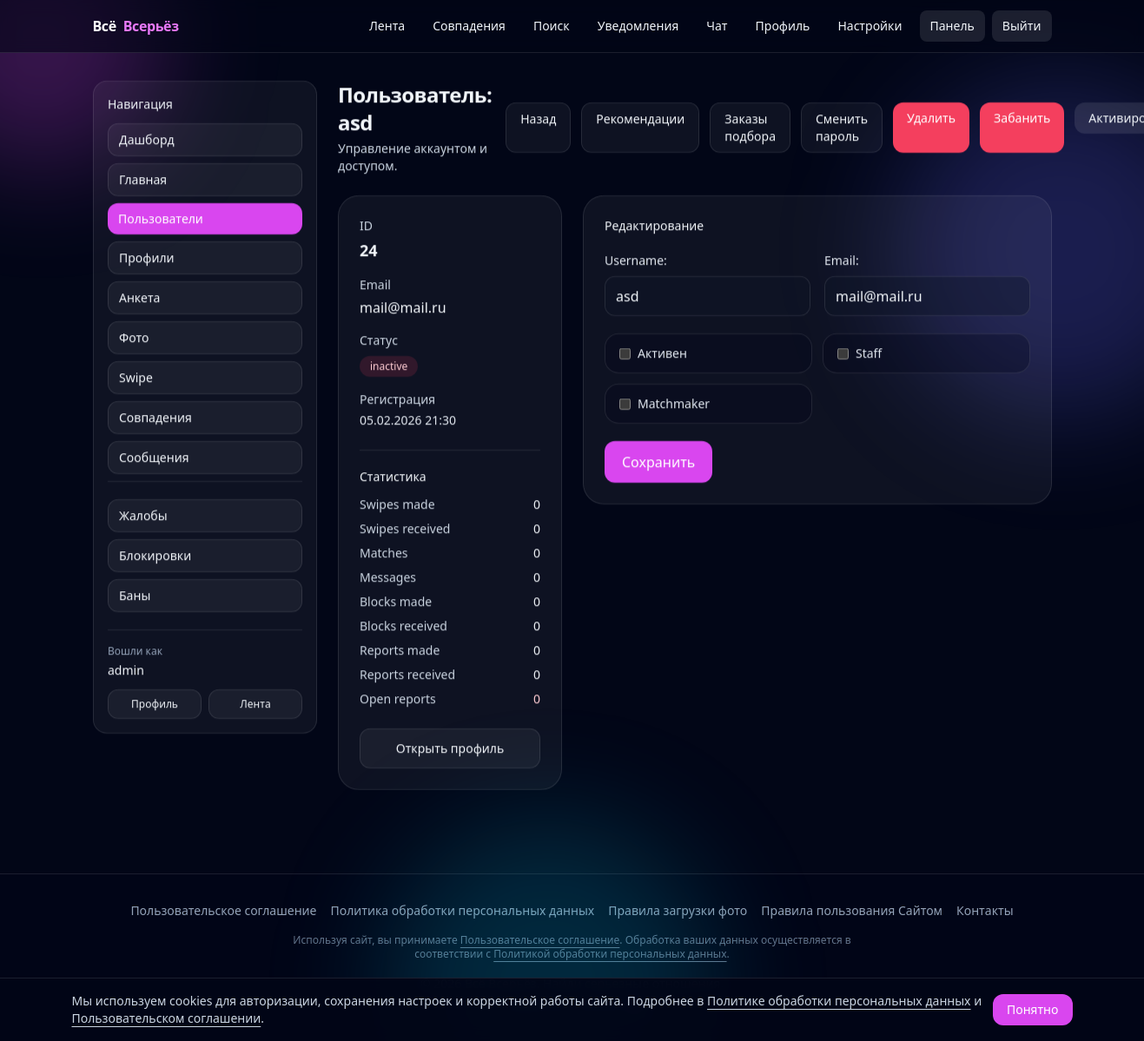
/panel/users/24/ (signed in), run on the app's committed database.
### accounts/models.py (models this page shows, shortened)
class User(AbstractUser):
    email = models.EmailField(unique=True)
    email_verified = models.BooleanField(default=False)
    wallet_balance = models.DecimalField(
        max_digits=10, decimal_places=2, default=Decimal("0"))
    terms_accepted_at = models.DateTimeField(null=True, blank=True)
    privacy_accepted_at = models.DateTimeField(null=True, blank=True)
    special_category_consent = models.BooleanField(default=False)
    special_category_consent_at = models.DateTimeField(null=True, blank=True)
    special_category_consent_revoked_at = models.DateTimeField(
        null=True, blank=True)
    sexual_consent = models.BooleanField(default=False)
    sexual_consent_at = models.DateTimeField(null=True, blank=True)
    sexual_consent_revoked_at = models.DateTimeField(null=True, blank=True)
    religious_consent = models.BooleanField(default=False)
    religious_consent_at = models.DateTimeField(null=True, blank=True)
    religious_consent_revoked_at = models.DateTimeField(null=True, blank=True)

### panel/views.py (the view)
# urls.py: path("users/<int:user_id>/", views.user_detail, name="panel_user_detail"),
@staff_or_matchmaker_required
def user_detail(request, user_id: int):
    u = get_object_or_404(User, id=user_id)
    if request.method == "POST" and _is_matchmaker(request.user):
        raise PermissionDenied
    if request.method == "POST":
        form = UserEditForm(request.POST, instance=u, actor=request.user)
        if form.is_valid():
            form.save()
            messages.success(request, "Пользователь сохранён")
            return redirect("panel_user_detail", user_id=u.id)
    else:
        form = UserEditForm(instance=u, actor=request.user)
    profile = getattr(u, "profile", None)
    swipes_made = Swipe.objects.filter(from_user=u).count()
    swipes_received = Swipe.objects.filter(to_user=u).count()
    matches = Match.objects.filter(Q(user1=u) | Q(user2=u)).count()
    messages_sent = Message.objects.filter(sender=u).count()
    blocks_made = UserBlock.objects.filter(blocker=u).count()
    blocks_received = UserBlock.objects.filter(blocked=u).count()
    reports_made = UserReport.objects.filter(reporter=u).count()
    reports_received = UserReport.objects.filter(reported_user=u).count()
    unresolved_reports_received = UserReport.objects.filter(
        reported_user=u, resolved=False).count()
    active_ban = UserBan.objects.active().filter(
        user=u).order_by("-created_at").first()
    return render(
        request,
        "panel/user_detail.html",
        {
            "target_user": u,
            "form": form,
            "profile": profile,
            "swipes_made": swipes_made,
            "swipes_received": swipes_received,
            "matches": matches,
            "messages_sent": messages_sent,
            "blocks_made": blocks_made,
            "blocks_received": blocks_received,
            "reports_made": reports_made,
            "reports_received": reports_received,
            "unresolved_reports_received": unresolved_reports_received,
            "active_ban": active_ban,
        },
    )

### templates/panel/user_detail.html (shortened to what this page needs)
{% extends 'panel/base.html' %}
{% block panel_heading %}Пользователь: {{ target_user.username }}{% endblock %}
{% block panel_subtitle %}Управление аккаунтом и доступом.{% endblock %}
{% block panel_top_actions %}
<a class="rounded-xl border border-white/10 bg-white/5 px-4 py-2 text-sm font-medium hover:bg-white/10" href="{% url 'panel_users' %}">Назад</a>
<a class="rounded-xl border border-white/10 bg-white/5 px-4 py-2 text-sm font-medium hover:bg-white/10" href="{% url 'panel_user_recommendations' target_user.id %}">Рекомендации</a>
<a class="rounded-xl border border-white/10 bg-white/5 px-4 py-2 text-sm font-medium hover:bg-white/10" href="{% url 'panel_user_search_orders' target_user.id %}">Заказы подбора</a>
{% if request.user.is_staff %}
<a class="rounded-xl border border-white/10 bg-white/5 px-4 py-2 text-sm font-medium hover:bg-white/10" href="{% url 'panel_user_set_password' target_user.id %}">Сменить пароль</a>
<a class="rounded-xl bg-rose-500 px-4 py-2 text-sm font-medium text-white hover:bg-rose-400" href="{% url 'panel_user_delete' target_user.id %}">Удалить</a>
{% if active_ban %}
<form method="post" action="{% url 'panel_ban_revoke' active_ban.id %}">
    {% csrf_token %}
    <button type="submit" class="rounded-xl bg-emerald-500/15 px-4 py-2 text-sm font-medium text-emerald-200 hover:bg-emerald-500/25">Разбанить</button>
</form>
{% else %}
<a class="rounded-xl bg-rose-500 px-4 py-2 text-sm font-medium text-white hover:bg-rose-400" href="{% url 'panel_user_ban' target_user.id %}">Забанить</a>
{% endif %}
<form method="post" action="{% url 'panel_user_toggle_active' target_user.id %}">
    <button type="submit" class="rounded-xl bg-white/10 px-4 py-2 text-sm font-medium hover:bg-white/15">
        {% if target_user.is_active %}Деактивировать{% else %}Активировать{% endif %}
    </button>
</form>
{% endif %}
{% endblock %}
{% block panel_content %}
<div class="grid gap-6 lg:grid-cols-3">
    <div class="lg:col-span-1">
        <div class="rounded-3xl border border-white/10 bg-white/5 p-6">
            <div class="text-sm text-slate-300">ID</div>
            <div class="mt-1 text-lg font-semibold">{{ target_user.id }}</div>
            <div class="mt-4 text-sm text-slate-300">Email</div>
            <div class="mt-1">{{ target_user.email|default:'—' }}</div>
            <div class="mt-4 text-sm text-slate-300">Статус</div>
            <div class="mt-2 flex flex-wrap gap-2">
                {% if target_user.is_active %}
                <span class="rounded-full bg-emerald-500/15 px-3 py-1 text-xs text-emerald-200">active</span>
                {% else %}
                <span class="rounded-full bg-rose-500/15 px-3 py-1 text-xs text-rose-200">inactive</span>
                {% endif %}
            </div>
            <div class="mt-4 text-sm text-slate-300">Регистрация</div>
            <div class="mt-1 text-sm text-slate-200">{{ target_user.date_joined|date:'d.m.Y H:i' }}</div>
            <div class="mt-6 border-t border-white/10 pt-5">
                <div class="text-sm font-medium">Статистика</div>
                <div class="mt-3 space-y-2 text-sm text-slate-300">
                    <div class="flex items-center justify-between"><span>Swipes made</span><span class="text-slate-100">{{ swipes_made }}</span></div>
                    <div class="flex items-center justify-between"><span>Swipes received</span><span class="text-slate-100">{{ swipes_received }}</span></div>
                    <div class="flex items-center justify-between"><span>Matches</span><span class="text-slate-100">{{ matches }}</span></div>
                    <div class="flex items-center justify-between"><span>Messages</span><span class="text-slate-100">{{ messages_sent }}</span></div>
                    <div class="flex items-center justify-between"><span>Blocks made</span><span class="text-slate-100">{{ blocks_made }}</span></div>
                    <div class="flex items-center justify-between"><span>Blocks received</span><span class="text-slate-100">{{ blocks_received }}</span></div>
                    <div class="flex items-center justify-between"><span>Reports made</span><span class="text-slate-100">{{ reports_made }}</span></div>
                    <div class="flex items-center justify-between"><span>Reports received</span><span class="text-slate-100">{{ reports_received }}</span></div>
                    <div class="flex items-center justify-between"><span>Open reports</span><span class="text-rose-200">{{ unresolved_reports_received }}</span></div>
                </div>
            </div>
            {% if profile %}
            <div class="mt-6">
                <a class="block rounded-xl border border-white/10 bg-white/5 px-4 py-3 text-center text-sm font-medium hover:bg-white/10" href="{% url 'panel_profile_detail' profile.id %}">Открыть профиль</a>
            </div>
            {% endif %}
        </div>
    </div>
    <div class="lg:col-span-2">
        {% if request.user.is_staff %}
        <div class="rounded-3xl border border-white/10 bg-white/5 p-6">
            <div class="text-sm font-medium">Редактирование</div>
            <form method="post" class="mt-4 space-y-5">
                <div class="grid gap-4 md:grid-cols-2">
                    <div>
                        {{ form.username.label_tag }}
                        {{ form.username }}
                    </div>
                    <div>
                        {{ form.email.label_tag }}
                        {{ form.email }}
                    </div>
                </div>
                <div class="grid gap-3 sm:grid-cols-2">
                    <label class="flex items-center gap-2 rounded-2xl border border-white/10 bg-slate-950/30 px-4 py-3 text-sm text-slate-200">
                        {{ form.is_active }}
                        <span>Активен</span>
                    </label>
                    <label class="flex items-center gap-2 rounded-2xl border border-white/10 bg-slate-950/30 px-4 py-3 text-sm text-slate-200">
                        {{ form.is_staff }}
                        <span>Staff</span>
                    </label>
                    <label class="flex items-center gap-2 rounded-2xl border border-white/10 bg-slate-950/30 px-4 py-3 text-sm text-slate-200">
                        {{ form.is_matchmaker }}
                        <span>Matchmaker</span>
                    </label>
                </div>
                <button type="submit" class="rounded-xl bg-fuchsia-500 px-5 py-3 font-medium text-white hover:bg-fuchsia-400">Сохранить</button>
            </form>
        </div>
        {% endif %}
    </div>
</div>
{% endblock %}

### templates/panel/base.html (shortened to what this page needs)
{% extends 'base.html' %}
{% block content %}
<div class="grid gap-6 lg:grid-cols-12">
    <aside class="lg:col-span-3">
        <div class="rounded-2xl border border-white/10 bg-white/5 p-4">
            <div class="text-sm font-medium">Навигация</div>
            {% with current=request.resolver_match.url_name %}
            <nav class="mt-3 space-y-2 text-sm">
                {% if request.user.is_staff %}
                <a href="{% url 'panel_dashboard' %}"
                    class="block rounded-xl px-3 py-2 font-medium {% if current == 'panel_dashboard' %}bg-fuchsia-500 text-white{% else %}border border-white/10 bg-white/5 text-slate-100 hover:bg-white/10{% endif %}">Дашборд</a>
                <a href="{% url 'panel_home_pages' %}"
                    class="block rounded-xl px-3 py-2 font-medium {% if current == 'panel_home_pages' or current == 'panel_home_page_create' or current == 'panel_home_page_edit' or current == 'panel_home_block_create' or current == 'panel_home_block_edit' %}bg-fuchsia-500 text-white{% else %}border border-white/10 bg-white/5 text-slate-100 hover:bg-white/10{% endif %}">Главная</a>
                <a href="{% url 'panel_users' %}"
                    class="block rounded-xl px-3 py-2 font-medium {% if current == 'panel_users' or current == 'panel_user_detail' or current == 'panel_user_set_password' %}bg-fuchsia-500 text-white{% else %}border border-white/10 bg-white/5 text-slate-100 hover:bg-white/10{% endif %}">Пользователи</a>
                <a href="{% url 'panel_profiles' %}"
                    class="block rounded-xl px-3 py-2 font-medium {% if current == 'panel_profiles' or current == 'panel_profile_detail' %}bg-fuchsia-500 text-white{% else %}border border-white/10 bg-white/5 text-slate-100 hover:bg-white/10{% endif %}">Профили</a>
                <a href="{% url 'panel_questionnaire_sections' %}"
                    class="block rounded-xl px-3 py-2 font-medium {% if current == 'panel_questionnaire_sections' or current == 'panel_questionnaire_section_create' or current == 'panel_questionnaire_section_edit' or current == 'panel_questionnaire_question_create' or current == 'panel_questionnaire_question_edit' or current == 'panel_questionnaire_choice_create' or current == 'panel_questionnaire_choice_edit' %}bg-fuchsia-500 text-white{% else %}border border-white/10 bg-white/5 text-slate-100 hover:bg-white/10{% endif %}">Анкета</a>
                <a href="{% url 'panel_photos' %}"
                    class="block rounded-xl px-3 py-2 font-medium {% if current == 'panel_photos' %}bg-fuchsia-500 text-white{% else %}border border-white/10 bg-white/5 text-slate-100 hover:bg-white/10{% endif %}">Фото</a>
                <a href="{% url 'panel_swipes' %}"
                    class="block rounded-xl px-3 py-2 font-medium {% if current == 'panel_swipes' %}bg-fuchsia-500 text-white{% else %}border border-white/10 bg-white/5 text-slate-100 hover:bg-white/10{% endif %}">Swipe</a>
                <a href="{% url 'panel_matches' %}"
                    class="block rounded-xl px-3 py-2 font-medium {% if current == 'panel_matches' %}bg-fuchsia-500 text-white{% else %}border border-white/10 bg-white/5 text-slate-100 hover:bg-white/10{% endif %}">Совпадения</a>
                <a href="{% url 'panel_messages' %}"
                    class="block rounded-xl px-3 py-2 font-medium {% if current == 'panel_messages' %}bg-fuchsia-500 text-white{% else %}border border-white/10 bg-white/5 text-slate-100 hover:bg-white/10{% endif %}">Сообщения</a>
                <div class="mt-3 border-t border-white/10 pt-3"></div>
                <a href="{% url 'panel_reports' %}"
                    class="block rounded-xl px-3 py-2 font-medium {% if current == 'panel_reports' %}bg-fuchsia-500 text-white{% else %}border border-white/10 bg-white/5 text-slate-100 hover:bg-white/10{% endif %}">Жалобы</a>
                <a href="{% url 'panel_blocks' %}"
                    class="block rounded-xl px-3 py-2 font-medium {% if current == 'panel_blocks' %}bg-fuchsia-500 text-white{% else %}border border-white/10 bg-white/5 text-slate-100 hover:bg-white/10{% endif %}">Блокировки</a>
                <a href="{% url 'panel_bans' %}"
                    class="block rounded-xl px-3 py-2 font-medium {% if current == 'panel_bans' or current == 'panel_ban_create' or current == 'panel_user_ban' %}bg-fuchsia-500 text-white{% else %}border border-white/10 bg-white/5 text-slate-100 hover:bg-white/10{% endif %}">Баны</a>
                {% endif %}
            </nav>
            {% endwith %}
            <div class="mt-5 border-t border-white/10 pt-4">
                <div class="text-xs text-slate-400">Вошли как</div>
                <div class="mt-1 text-sm font-medium">{{ request.user.username }}</div>
                <div class="mt-3 flex gap-2">
                    <a href="{% url 'me' %}"
                        class="flex-1 rounded-xl border border-white/10 bg-white/5 px-3 py-2 text-center text-xs font-medium hover:bg-white/10">Профиль</a>
                    <a href="{% url 'feed' %}"
                        class="flex-1 rounded-xl border border-white/10 bg-white/5 px-3 py-2 text-center text-xs font-medium hover:bg-white/10">Лента</a>
                </div>
            </div>
        </div>
    </aside>
    <section class="lg:col-span-9">
        <div class="flex flex-col gap-4 sm:flex-row sm:items-center sm:justify-between">
            <div>
                <h1 class="text-2xl font-semibold tracking-tight">{% block panel_heading %}Панель{% endblock %}</h1>
                <p class="mt-1 text-sm text-slate-300">{% block panel_subtitle %}{% endblock %}</p>
            </div>
            <div class="flex gap-3">
                {% block panel_top_actions %}{% endblock %}
            </div>
        </div>
        <div class="mt-6">
            {% block panel_content %}{% endblock %}
        </div>
    </section>
</div>
{% endblock %}

### data on the page
User: user.username "admin"
User: username "asd", id "24", email "mail@mail.ru", date_joined "05.02.2026 21:30"

### other printed values
{{ swipes_made }} "0"
{{ swipes_received }} "0"
{{ matches }} "0"
{{ messages_sent }} "0"
{{ blocks_made }} "0"
{{ blocks_received }} "0"
{{ reports_made }} "0"
{{ reports_received }} "0"
{{ unresolved_reports_received }} "0"
